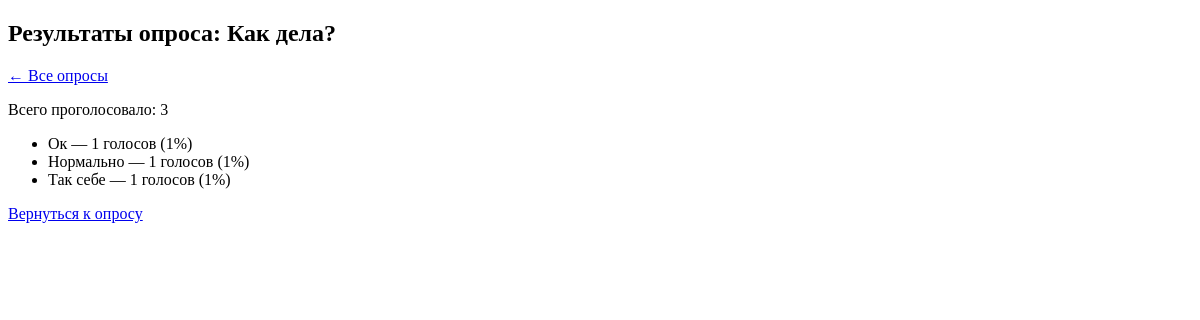
Page /polls/8/results/ on the earlier database version.
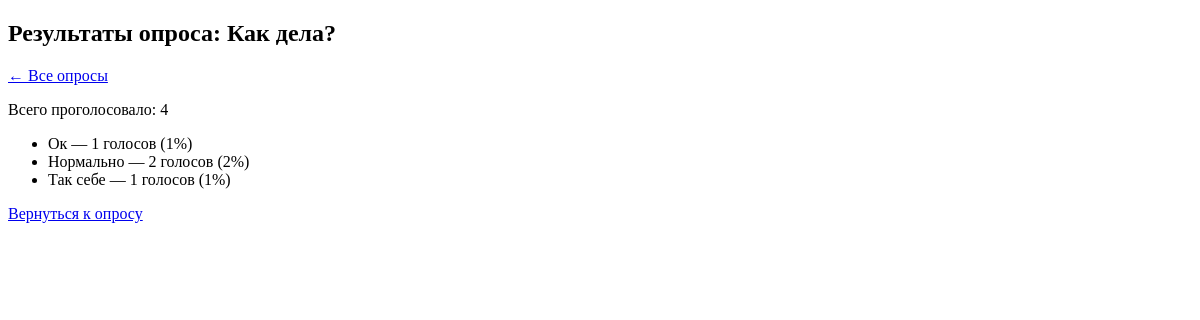
Same page on the later database version.
### polls/models.py (models this page shows, shortened)
class Question(models.Model):
    question_text = models.CharField(max_length=200)
    pub_date = models.DateTimeField('date published', default=timezone.now)
    expires_at = models.DateTimeField('Время окончания', null=True, blank=True)
    def total_votes(self):
        return sum(choice.votes for choice in self.choice_set.all())

class Choice(models.Model):
    question = models.ForeignKey(Question, on_delete=models.CASCADE)
    choice_text = models.CharField(max_length=200)
    votes = models.IntegerField(default=0)

### polls/views.py (the view)
# urls.py: path('<int:pk>/results/', views.ResultsView.as_view(), name='results'),
class ResultsView(generic.DetailView):
    model = Question
    template_name = 'polls/results.html'

### polls/templates/polls/results.html (shortened to what this page needs)
<!DOCTYPE html>
<html lang="ru">
<head>
</head>
<body>
    <h2>Результаты опроса: {{ question.question_text }}</h2>
    <p><a href="{% url 'polls:index' %}">&larr; Все опросы</a></p>
    {% if question.total_votes > 0 %}
        <p>Всего проголосовало: {{ question.total_votes }}</p>
        <ul>
        {% for choice in question.choice_set.all %}
            <li>
                {{ choice.choice_text }} —
                {{ choice.votes }} голосов ({{ choice.votes|floatformat:"0" }}%)
            </li>
        {% endfor %}
        </ul>
    {% else %}
        <p>Пока никто не проголосовал.</p>
    {% endif %}
    <p>
        <a href="{% url 'polls:detail' question.id %}">Вернуться к опросу</a>
    </p>
</body>
</html>

Differences in the rows shown:
changed through a linked row, Question "Как дела?": total_votes "3" → "4"
changed Choice "Нормально": votes "1" → "2"
